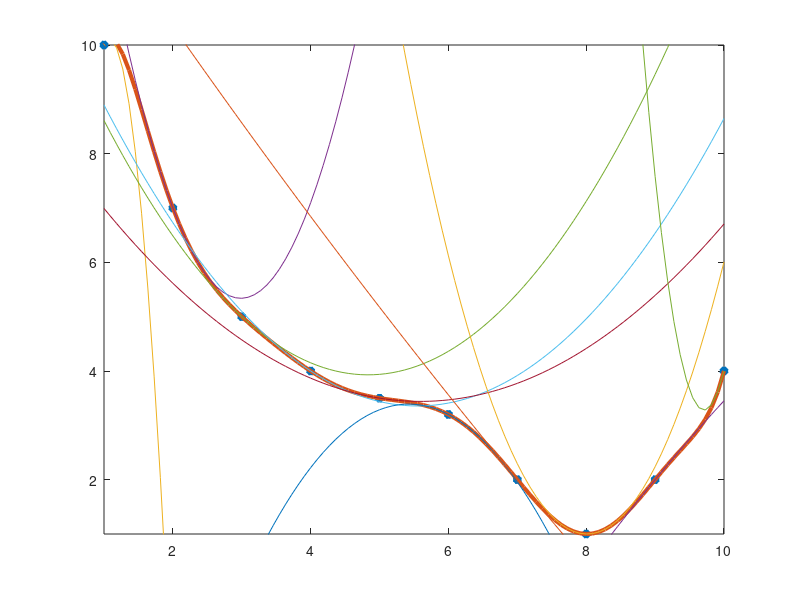

Recreate this plot in MATLAB.
x = linspace(1, 10, 10)';
y = [10 7 5 4 3.5 3.2 2 1 2 4]';
order = 9;
coef = polyfit(x, y, order);
xx = linspace(1, 10)';
yy = polyval(coef, xx);
limit = [min(x) max(x) min(y) max(y)];

d_coef = [length(coef)-1:-1:1].*coef(1:length(coef)-1);
dd_coef = [length(d_coef)-1:-1:1].*d_coef(1:length(d_coef)-1);

quadratic = zeros(100, 10);
for k = 1:10,
	quadratic(:, k) = 0.5*polyval(dd_coef, x(k))*(xx-x(k)).^2 + ...
		polyval(d_coef, x(k))*(xx-x(k)) + polyval(coef, x(k));
end

h = plot(x, y, '*', xx, yy, '-', xx, quadratic);
set(h(1:2), 'linewidth', 3);
axis(limit);
